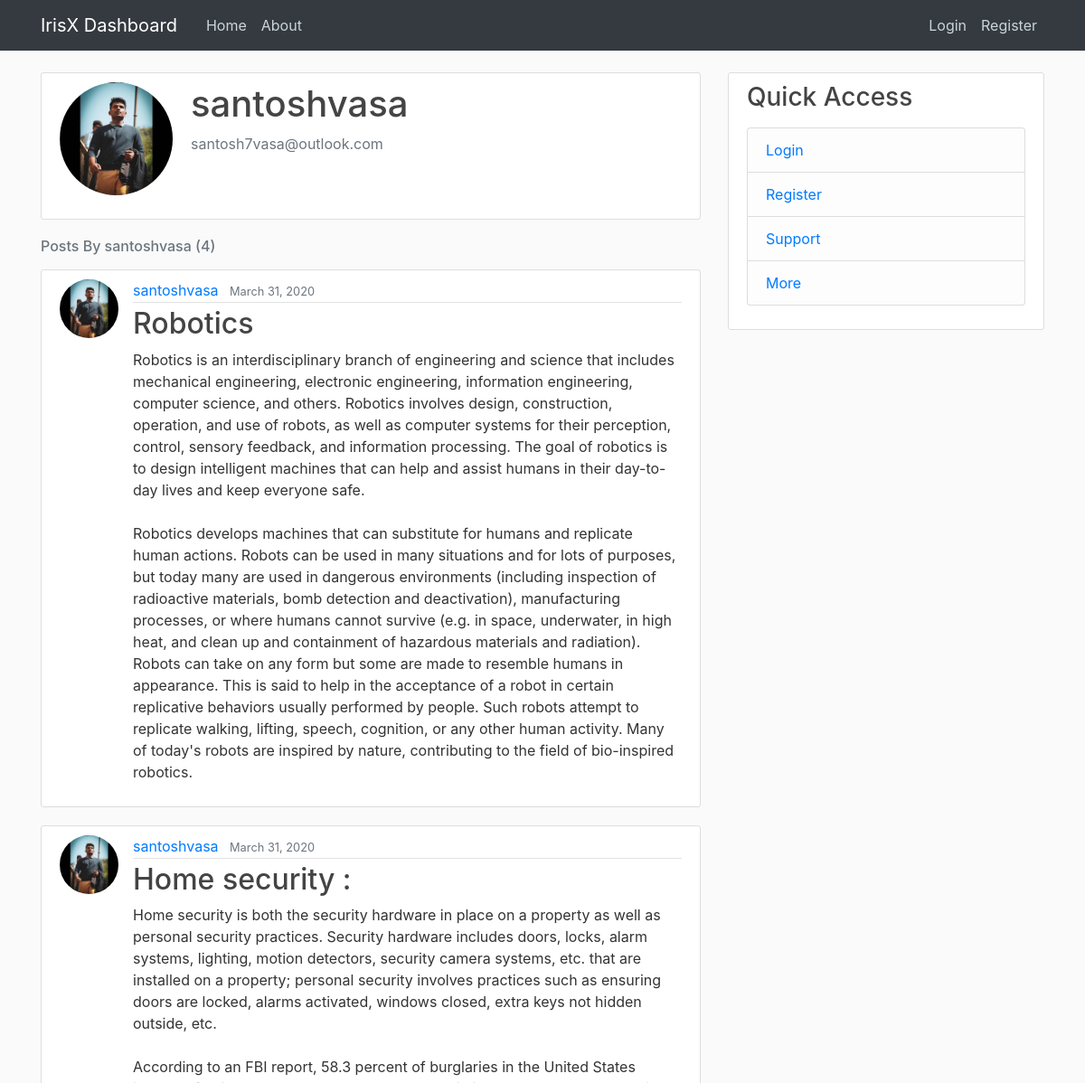
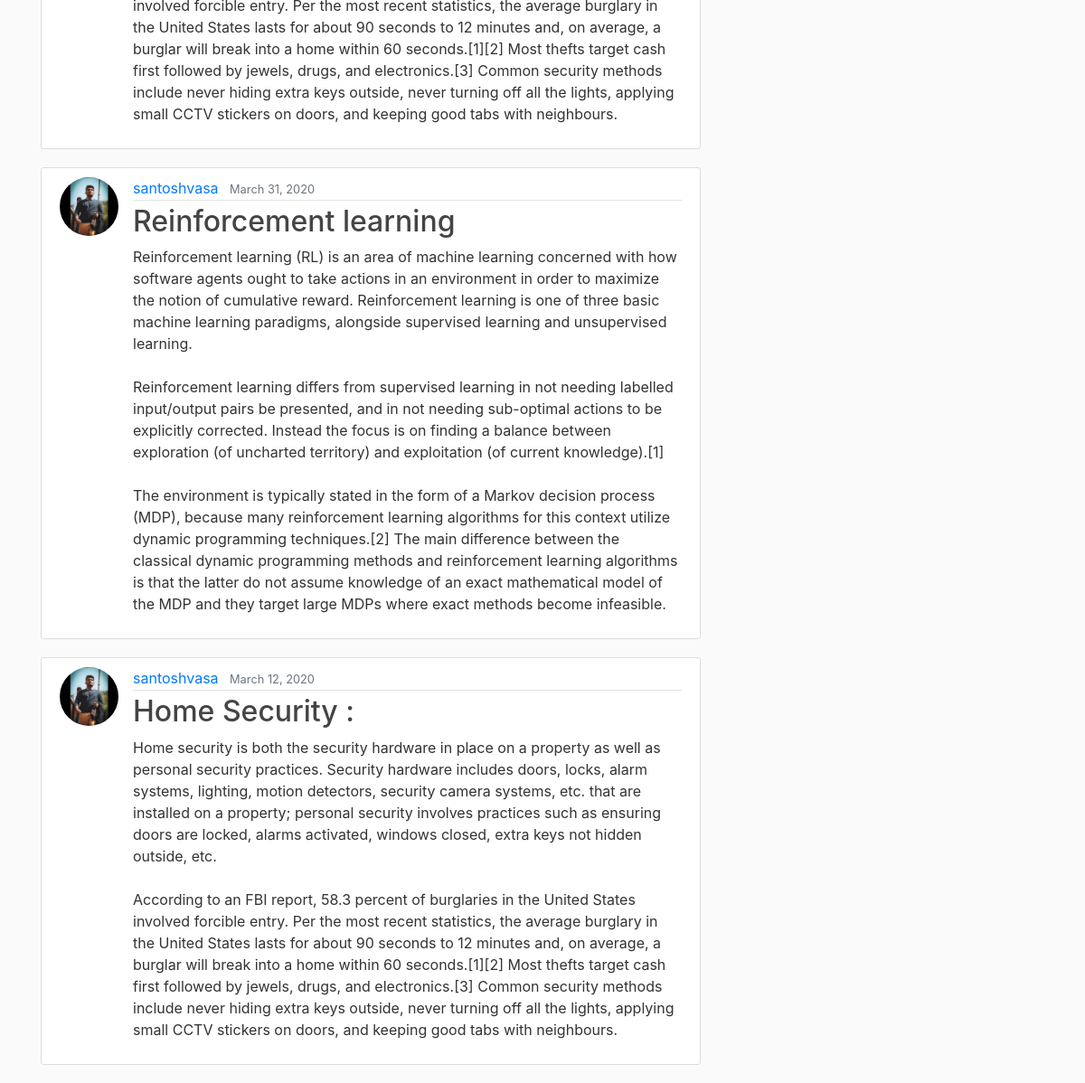
/user/santoshvasa, run on the app's committed database (2 pictures, top to bottom).
### blog/models.py (models this page shows, shortened)
class Post(models.Model):
    title = models.CharField(max_length=100)
    content = models.TextField()
    date_posted = models.DateTimeField(default=timezone.now)
    author = models.ForeignKey(User, on_delete=models.CASCADE)

### users/models.py (models this page shows, shortened)
class Profile(models.Model):
    user = models.OneToOneField(User, on_delete=models.CASCADE)
    image = models.ImageField(default='default.jpg', upload_to='profile_pics')

### blog/views.py (the view)
# urls.py: path('user/<str:username>', UserPostListView.as_view(), name='user-posts'),
class UserPostListView(ListView):
    model = Post
    template_name = "blog/user_posts.html"
    context_object_name = "posts"
    paginate_by = 5
    def get_queryset(self):
        user = get_object_or_404(User, username=self.kwargs.get('username'))
        return Post.objects.filter(author=user).order_by('-date_posted')

### blog/templates/blog/user_posts.html (shortened to what this page needs)
{% extends "blog/base.html" %}
{% block content %}
    {% for post in posts|slice:":1" %}
    <article class="media content-section">
    <div class="media">
      <img class="rounded-circle account-img" src="{{ post.author.profile.image.url }}">
      <div class="media-body">
        <h2 class="account-heading">{{ post.author.username }}</h2>
        <p class="text-secondary">{{ post.author.email }}</p>
      </div>
    </div>
  </article>
  {% endfor %}
    <h6 class="mb-3 text-muted"> Posts By {{view.kwargs.username}} ({{page_obj.paginator.count}})</h6>
    {% for post in posts %}
        <article class="media content-section">
          <img class="rounded-circle article-img" src = "{{ post.author.profile.image.url }}">
          <div class="media-body">
            <div class="article-metadata">
              <a class="mr-2" href="{% url 'user-posts' post.author.username %}">{{ post.author }}</a>
              <small class="text-muted">{{ post.date_posted | date:"F d, Y" }}</small>
            </div>
            <h2><a class="article-title" href="{% url 'post-detail' post.id %}">{{ post.title }}</a></h2>
            <p class="article-content">{{ post.content }}</p>
          </div>
        </article>
    {% endfor %}
{% endblock content %}

### blog/static/blog/main.css (style rules this page uses)
body { background: #fafafa; color: #333333; margin-top: 5rem; }
h1, h2, h3, h4, h5, h6 { color: #444444; }
.content-section { background: #ffffff; padding: 10px 20px; border: 1px solid #dddddd; border-radius: 3px; margin-bottom: 20px; }
.article-title { color: #444444; }
.article-content { white-space: pre-line; }
.article-img { height: 65px; width: 65px; margin-right: 16px; }
.article-metadata { padding-bottom: 1px; margin-bottom: 4px; border-bottom: 1px solid #e3e3e3 }
.account-img { height: 125px; width: 125px; margin-right: 20px; margin-bottom: 16px; }
.account-heading { font-size: 2.5rem; }

### data on the page
Post: author.profile.image (picture), author.username "santoshvasa", author.email "santosh7vasa@outlook.com", author "santoshvasa", date_posted "March 31, 2020", title "Robotics", content "Robotics is an interdisciplinary branch of engineering and science that includes mechanical engineering, electronic engineering, information engineering, computer science, and others. Robotics involves design, construction, operation, and use of robots, as well as computer systems for their perception, control, sensory feedback, and information processing. The goal of robotics is to design intelligent machines that can help and assist humans in their day-to-day lives and keep everyone safe. Robotics develops machines that can substitute for humans and replicate human actions. Robots can be used in many situations and for lots of purposes, but today many are used in dangerous environments…"
Post: author.profile.image (picture), author "santoshvasa", date_posted "March 31, 2020", title "Home security :", content "Home security is both the security hardware in place on a property as well as personal security practices. Security hardware includes doors, locks, alarm systems, lighting, motion detectors, security camera systems, etc. that are installed on a property; personal security involves practices such as ensuring doors are locked, alarms activated, windows closed, extra keys not hidden outside, etc. According to an FBI report, 58.3 percent of burglaries in the United States involved forcible entry. Per the most recent statistics, the average burglary in the United States lasts for about 90 seconds to 12 minutes and, on average, a burglar will break into a home within 60 seconds.[1][2] Most thefts…"
Post: author.profile.image (picture), author "santoshvasa", date_posted "March 31, 2020", title "Reinforcement learning", content "Reinforcement learning (RL) is an area of machine learning concerned with how software agents ought to take actions in an environment in order to maximize the notion of cumulative reward. Reinforcement learning is one of three basic machine learning paradigms, alongside supervised learning and unsupervised learning. Reinforcement learning differs from supervised learning in not needing labelled input/output pairs be presented, and in not needing sub-optimal actions to be explicitly corrected. Instead the focus is on finding a balance between exploration (of uncharted territory) and exploitation (of current knowledge).[1] The environment is typically stated in the form of a Markov decision…"
Post: author.profile.image (picture), author "santoshvasa", date_posted "March 12, 2020", title "Home Security :", content "Home security is both the security hardware in place on a property as well as personal security practices. Security hardware includes doors, locks, alarm systems, lighting, motion detectors, security camera systems, etc. that are installed on a property; personal security involves practices such as ensuring doors are locked, alarms activated, windows closed, extra keys not hidden outside, etc. According to an FBI report, 58.3 percent of burglaries in the United States involved forcible entry. Per the most recent statistics, the average burglary in the United States lasts for about 90 seconds to 12 minutes and, on average, a burglar will break into a home within 60 seconds.[1][2] Most thefts…"

### other printed values
{{ view.kwargs.username }} "santoshvasa"
{{ page_obj.paginator.count }} "4"
